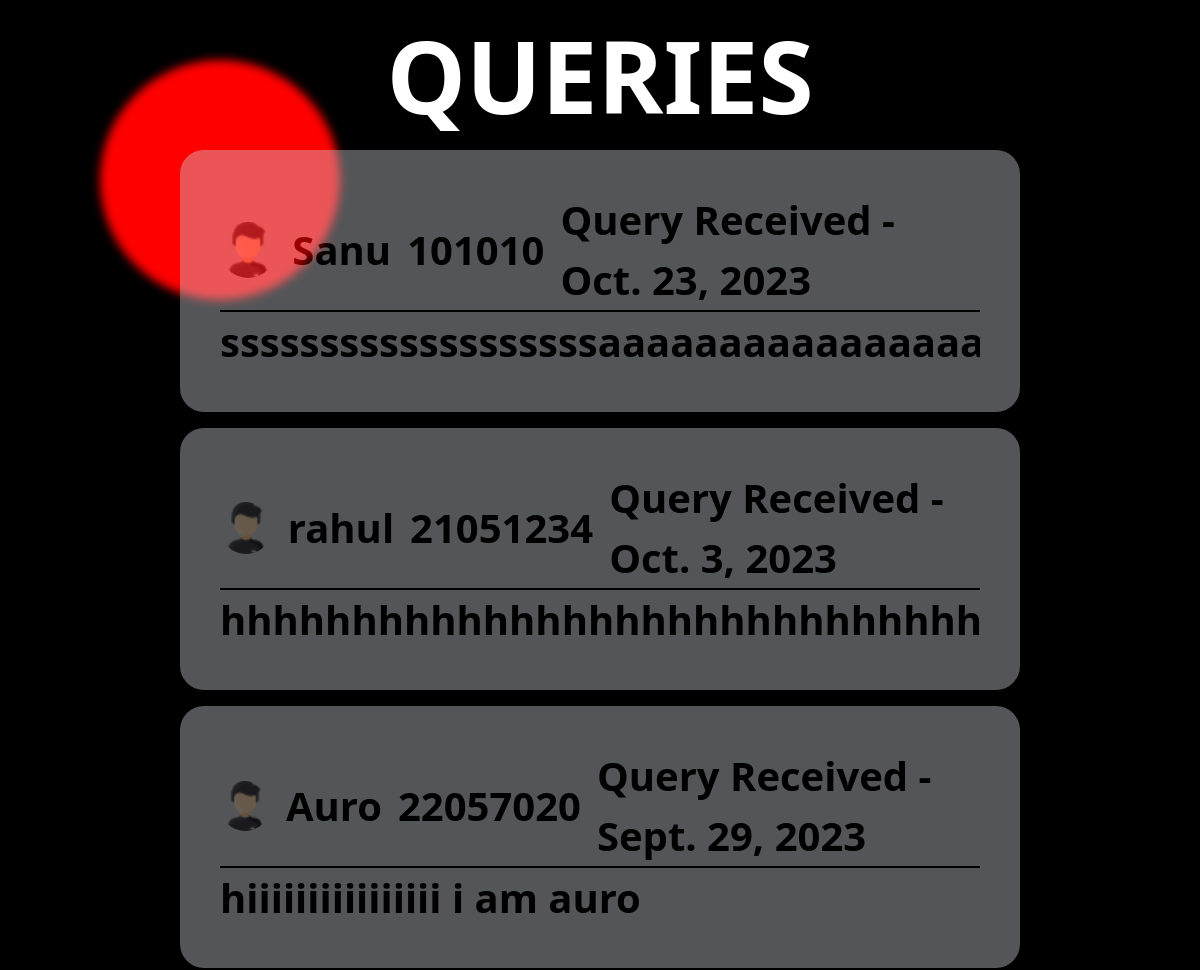
Page /queries/ (upper part) on the earlier database version.
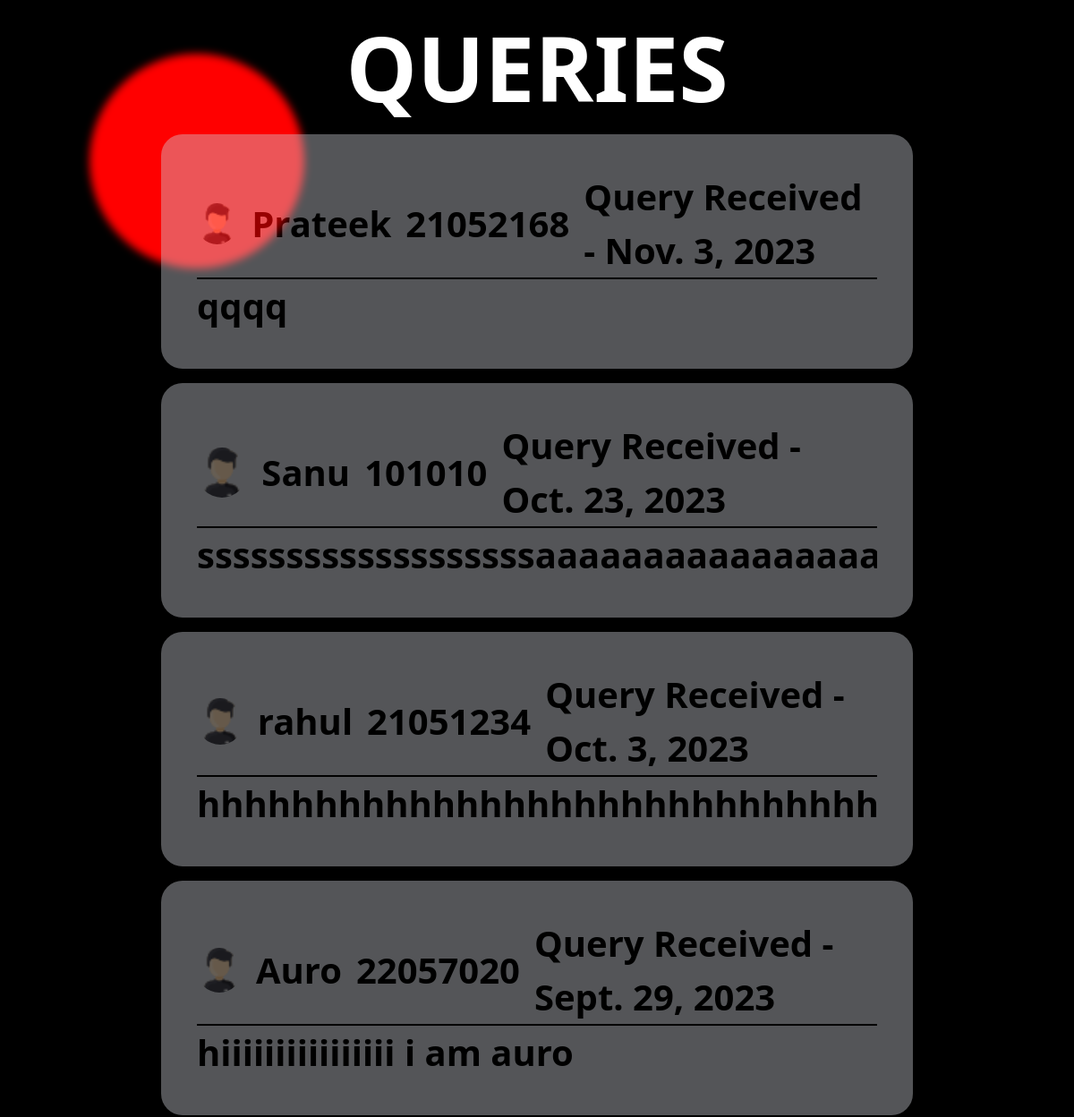
Same page on the later database version.
### tempfacetrace/models.py (models this page shows, shortened)
class Queries(models.Model):
    studentname = models.CharField(max_length=50)
    studentid = models.IntegerField()
    date = models.DateField()
    query = models.CharField(max_length=300)
    image = models.ImageField(upload_to="images", default="")
    class Meta:
        db_table = 'queriesdb'

### tempfacetrace/views.py (the view)
# urls.py: path('queries/', views.queries, name='Queries'),
def queries(request):
    queries = list(Queries.objects.all())
    queries.reverse()
    return render(request, 'queries.html', {'queries':queries})

### templates/queries.html (shortened to what this page needs)
{% load static tailwind_tags %}
<html lang="en">
<head>
        {% tailwind_css %}
</head>
<body class="relative bg-black overflow-hidden flex flex-col">
    <h1 class="font-yanone font-extrabold text-white text-[100px] mx-auto">QUERIES</h1>
    <div class="absolute circle1"></div>
    <div class="bg-black w-[100vw] h-[calc(100vh-100px)] flex flex-col items-center pb-20 overflow-scroll gap-y-4 overflow-x-hidden">
        {% for query in queries %}
        <div class="w-[70vw] h-[60vh] rounded-3xl bg-gray-300 opacity-40 flex">
            <div class="flex flex-col gap-x-4 items-stretch w-[70vw] p-10">
                <div class="border-b-[2px] border-black flex gap-x-4 justify-between items-center">
                    <img src="../media/{{query.image}}" height="80px" class="rounded-full" width="80px" alt="">
                    <h1 class="font-yanone font-extrabold text-black text-[40px]">
                        {{query.studentname}}
                    </h1>
                    <h1 class="font-yanone font-extrabold text-black text-[40px]">
                        {{query.studentid}}
                    </h1>
                    <div>
                        <p class="font-yanone font-extrabold text-black text-[40px]">
                            Query Received - {{query.date}}
                        </p>
                    </div>
                </div>
                <div class="my-auto overflow-scroll overflow-x-hidden">
                    <p class="font-yanone font-bold text-[40px] text-black">{{query.query}}</p>
                </div>
            </div>
        </div>
        {% endfor %}
    </div>
</body>
</html>

### templates/queries.html (style rules this page uses)
.circle1 { height: 200px; width: 200px; background-color: red; box-shadow: 0 0 10px 20px red; left: 10vw; border-radius: 50%; top: 10vh; animation: circle1movement; animation-duration: 8s; animation-timing-function: ease-in-out; animation-iteration-count: infinite; transition-delay: 1s; }

Differences in the rows shown:
added Queries: image (picture), studentname "Prateek", studentid "21052168", date "Nov. 3, 2023", query "qqqq"
